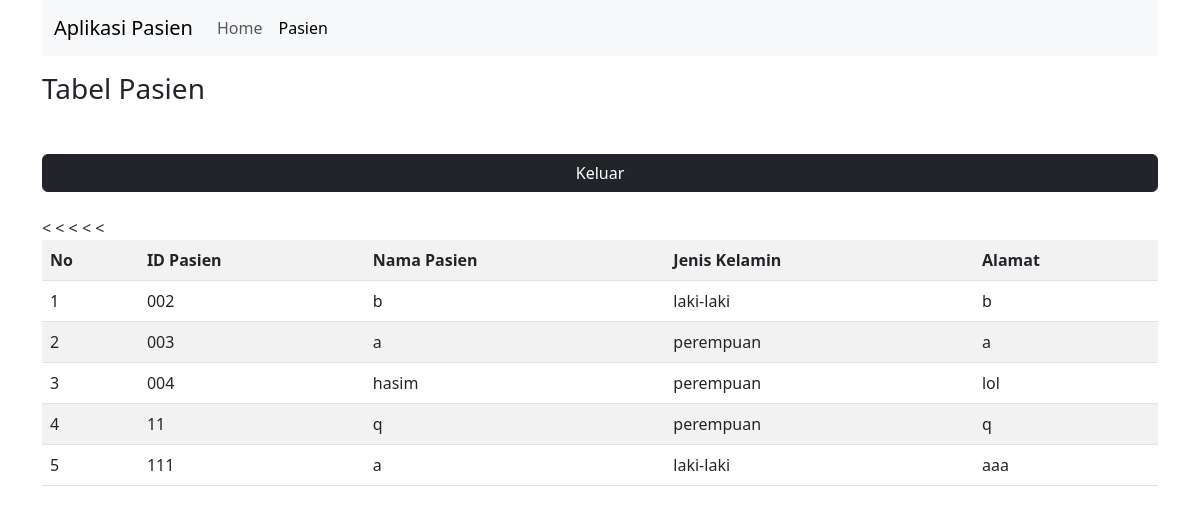
Screenshot of /user.php with the database file from the repository.
### tables this page shows
CREATE TABLE `pasien` (
  `idPasien` varchar(50) NOT NULL,
  `nmPasien` varchar(50) NOT NULL,
  `jk` char(15) NOT NULL,
  `alamat` varchar(255) NOT NULL
);

### user.php (the view, shortened to what this page needs)
<!DOCTYPE html>
<html>
<head>
    <link rel="stylesheet" href="assets/css/bootstrap.css">
</head>
<body>
    <div class="container">
        <nav class="navbar navbar-expand-lg navbar-light bg-light">
            <div class="container-fluid">
                <a class="navbar-brand" href="#">Aplikasi Pasien</a>
                <div class="collapse navbar-collapse" id="navbarSupportedContent">
                    <ul class="navbar-nav me-auto mb-2 mb-lg-0">
                        <li class="nav-item">
                            <a class="nav-link" aria-current="page" href="#">Home</a>
                        </li>
                        <li class="nav-item">
                            <a class="nav-link active" href="#">Pasien</a>
                        </li>
                    </ul>
                </div>
            </div>
        </nav>
        <div class="row mt-3">
            <div class="col-sm">
                <h3>Tabel Pasien</h3>
            </div>
        </div>
        <div class="row mt-3">
            <div class="col">
                <table class="table table-striped table-hover table-">
                    <tr>
                        <th>No</th>
                        <th>ID Pasien</th>
                        <th>Nama Pasien</th>
                        <th>Jenis Kelamin</th>
                        <th>Alamat</th>
                    </tr>
<br>
            <div class="col">
                <a href="logout.php" class="btn btn-dark d-flex justify-content-center">Keluar</a>
            </div>
            <br/>
                    <?php
                    include 'koneksi.php';
                    $no = 1;
                    $hasil = $koneksi->query("SELECT * FROM pasien");
                    while ($row = $hasil->fetch_assoc()) {
                    ?>
                        <tr>
                            <td><?= $no++; ?></td>
                            <td><?= $row['idPasien']; ?></td>
                            <td><?= $row['nmPasien']; ?></td>
                            <td><?= $row['jk']; ?></td>
                            <td><?= $row['alamat']; ?></td>
                        </tr>
                    <?php
                    }
                    ?>
                </table>
            </div>
        </div>
    </div>
</body>
</html>

### rows the page displays
pasien: idPasien "002", nmPasien "b", jk "laki-laki", alamat "b"
pasien: idPasien "003", nmPasien "a", jk "perempuan", alamat "a"
pasien: idPasien "004", nmPasien "hasim", jk "perempuan", alamat "lol"
pasien: idPasien "11", nmPasien "q", jk "perempuan", alamat "q"
pasien: idPasien "111", nmPasien "a", jk "laki-laki", alamat "aaa"
